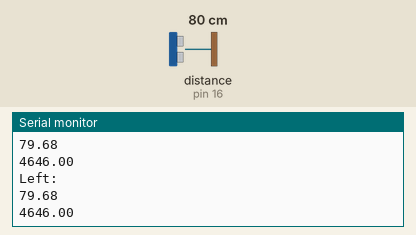
The sketch below on a simulated Arduino Uno, built with avr-gcc and run on an emulated ATmega328P. Shown: the last lines printed to the serial monitor. Wiring (inferred from the names in the program): ultrasonic range finder: trigger pin 5; echo pin 16. The test bench sets the inputs (shaded band); at power-on: distance to the obstacle (sensor on pin 16) 80 cm. The echo pulse lasts 58.3 µs per cm.

Above: at 1.2 s.
1.3 s: distance to the obstacle (sensor on pin 16) set to 2 cm
At 2.1 s:
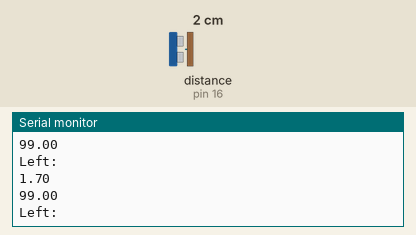
2.8 s: distance to the obstacle (sensor on pin 16) set to 120 cm
At 3.8 s:
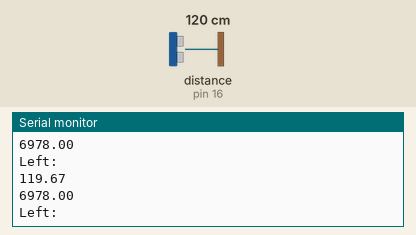
5.8 s: distance to the obstacle (sensor on pin 16) set to 18 cm
At 6.6 s:
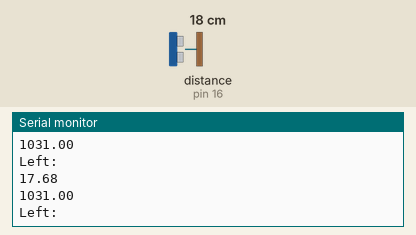
8.8 s: distance to the obstacle (sensor on pin 16) set to 4 cm
At 9.4 s:
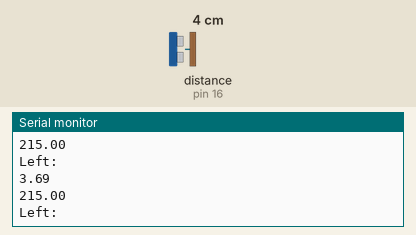
Timing chart, 0 to 11.8 s (numbered marks = the images above; inputs shaded):
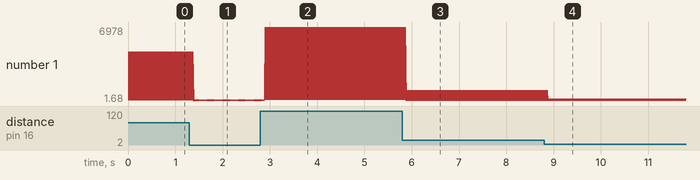

The sketch:

Ultrasonic_Test.ino
```cpp
//Ultrasonic Set-up
  float duration[3], distance[3]; // L, R, F duration and distance
  float trig[3] = {5, 6, 7}; // L, R, F \ pins
  float echo[3] = {16, 14, 15};

void setup() {
  // Set-Up Ultrasonics
    pinMode(echo[0], INPUT_PULLUP);
    pinMode(trig[0], OUTPUT);
    pinMode(echo[1], INPUT_PULLUP);
    pinMode(trig[1], OUTPUT);
    pinMode(echo[2], INPUT_PULLUP);
    pinMode(trig[2], OUTPUT);
  Serial.begin(9600);
}

void loop() {
  digitalWrite(trig[0], LOW);
  delayMicroseconds(2);
  digitalWrite(trig[0], HIGH);
  delayMicroseconds(10);
  digitalWrite(trig[0], LOW);

  duration[0] = pulseIn(echo[0], HIGH); distance[0] = (duration[0]*.0343)/2;
  Serial.println("Left: ");  Serial.println(distance[0]); Serial.println(duration[0]);

  //digitalWrite(trig[1], LOW);
  //delayMicroseconds(2);
  //digitalWrite(trig[1], HIGH);
  //delayMicroseconds(10);
  //digitalWrite(trig[1], LOW);

  //duration[1] = pulseIn(echo[1], HIGH); distance[1] = (duration[1]*.0343)/2;
  //Serial.println("Right: ");  Serial.println(distance[1]); Serial.println(duration[1]);

  //digitalWrite(trig[2], LOW);
  //delayMicroseconds(2);
  //digitalWrite(trig[2], HIGH);
  //delayMicroseconds(10);
  //digitalWrite(trig[2], LOW);

  //duration[2] = pulseIn(echo[2], HIGH); distance[2] = (duration[2]*.0343)/2;
  //Serial.println("Front: ");  Serial.println(distance[2]); Serial.println(duration[2]);


}
```

Measured:
- after the input at 1.3 s, the serial monitor: prints a new line after 0.09 s (image 1)
- after the input at 2.8 s, the serial monitor: prints a new line after 0.09 s (image 2)
- after the input at 5.8 s, the serial monitor: prints a new line after 0.08 s (image 3)
- after the input at 8.8 s, the serial monitor: prints a new line after 0.08 s (image 4)
- plotted number 1: 4646 → 99 after the input at 1.3 s, 99 → 6978 after the input at 2.8 s, 6978 → 1031 after the input at 5.8 s, 1031 → 215 after the input at 8.8 s
